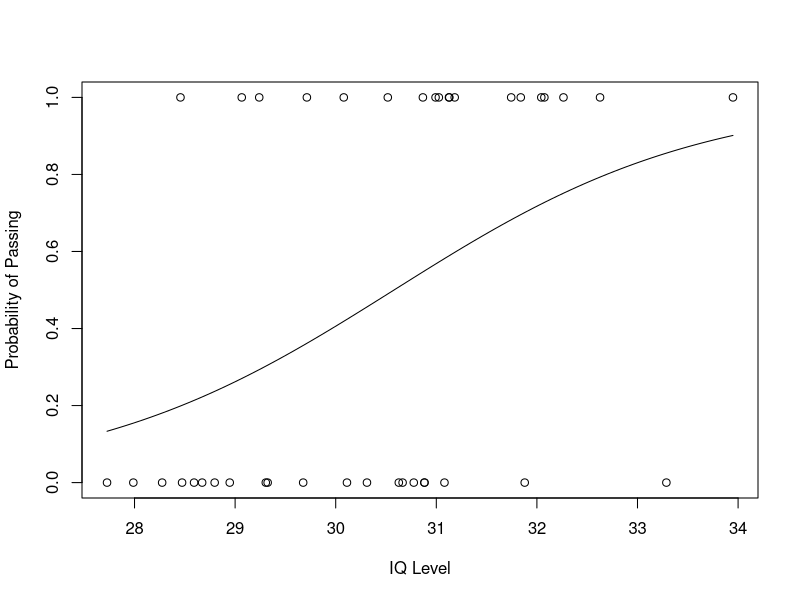

R code for this plot:
# Generate random IQ values with mean = 30 and sd =2
IQ <- rnorm(40, 30, 2)

# Sorting IQ level in ascending order
IQ <- sort(IQ)

# Generate vector with pass and fail values of 40 students
result <- c(0, 0, 0, 1, 0, 0, 0, 0, 0, 1,
            1, 0, 0, 0, 1, 1, 0, 0, 1, 0,
            0, 0, 1, 0, 0, 1, 1, 0, 1, 1,
            1, 1, 1, 0, 1, 1, 1, 1, 0, 1)

# Data Frame
df <- as.data.frame(cbind(IQ, result))

# Print data frame
print(df)


# Plotting IQ on x-axis and result on y-axis
plot(IQ, result, xlab = "IQ Level",
     ylab = "Probability of Passing")

# Create a logistic model
g = glm(result~IQ, family=binomial, df)

# Create a curve based on prediction using the regression model
curve(predict(g, data.frame(IQ=x), type="resp"), add=TRUE)

# This Draws a set of points
# Based on fit to the regression model
points(IQ, fitted(g), pch=30)

# Summary of the regression model
summary(g)
